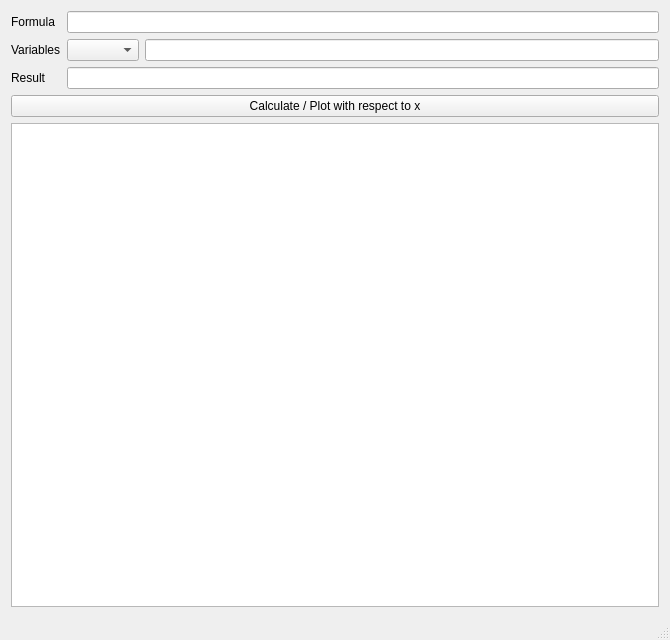
<?xml version="1.0" encoding="UTF-8"?>
<ui version="4.0">
 <class>MathParserMainWindow</class>
 <widget class="QMainWindow" name="MathParserMainWindow">
  <property name="geometry">
   <rect>
    <x>0</x>
    <y>0</y>
    <width>670</width>
    <height>640</height>
   </rect>
  </property>
  <property name="windowTitle">
   <string>MathParser</string>
  </property>
  <widget class="QWidget" name="centralWidget">
   <layout class="QGridLayout" name="gridLayout">
    <item row="0" column="0">
     <widget class="QLabel" name="formulaLabel">
      <property name="text">
       <string>Formula</string>
      </property>
     </widget>
    </item>
    <item row="0" column="1" colspan="2">
     <widget class="QLineEdit" name="formulaLineEdit"/>
    </item>
    <item row="1" column="0">
     <widget class="QLabel" name="variablesLabel">
      <property name="text">
       <string>Variables</string>
      </property>
     </widget>
    </item>
    <item row="1" column="1">
     <widget class="QComboBox" name="variablesComboBox"/>
    </item>
    <item row="1" column="2">
     <widget class="QLineEdit" name="variablesLineEdit"/>
    </item>
    <item row="2" column="0">
     <widget class="QLabel" name="resultLabel">
      <property name="text">
       <string>Result</string>
      </property>
     </widget>
    </item>
    <item row="2" column="1" colspan="2">
     <widget class="QLineEdit" name="resultLineEdit"/>
    </item>
    <item row="3" column="0" colspan="3">
     <widget class="QPushButton" name="calculatePushButton">
      <property name="text">
       <string>Calculate / Plot with respect to x</string>
      </property>
     </widget>
    </item>
    <item row="4" column="0" colspan="3">
     <widget class="QGraphicsView" name="plotGraphicsView">
      <property name="verticalScrollBarPolicy">
       <enum>Qt::ScrollBarAlwaysOff</enum>
      </property>
      <property name="horizontalScrollBarPolicy">
       <enum>Qt::ScrollBarAlwaysOff</enum>
      </property>
     </widget>
    </item>
   </layout>
  </widget>
  <widget class="QMenuBar" name="menuBar">
   <property name="geometry">
    <rect>
     <x>0</x>
     <y>0</y>
     <width>670</width>
     <height>21</height>
    </rect>
   </property>
  </widget>
  <widget class="QStatusBar" name="statusBar"/>
 </widget>
 <layoutdefault spacing="6" margin="11"/>
 <resources/>
 <connections/>
</ui>
